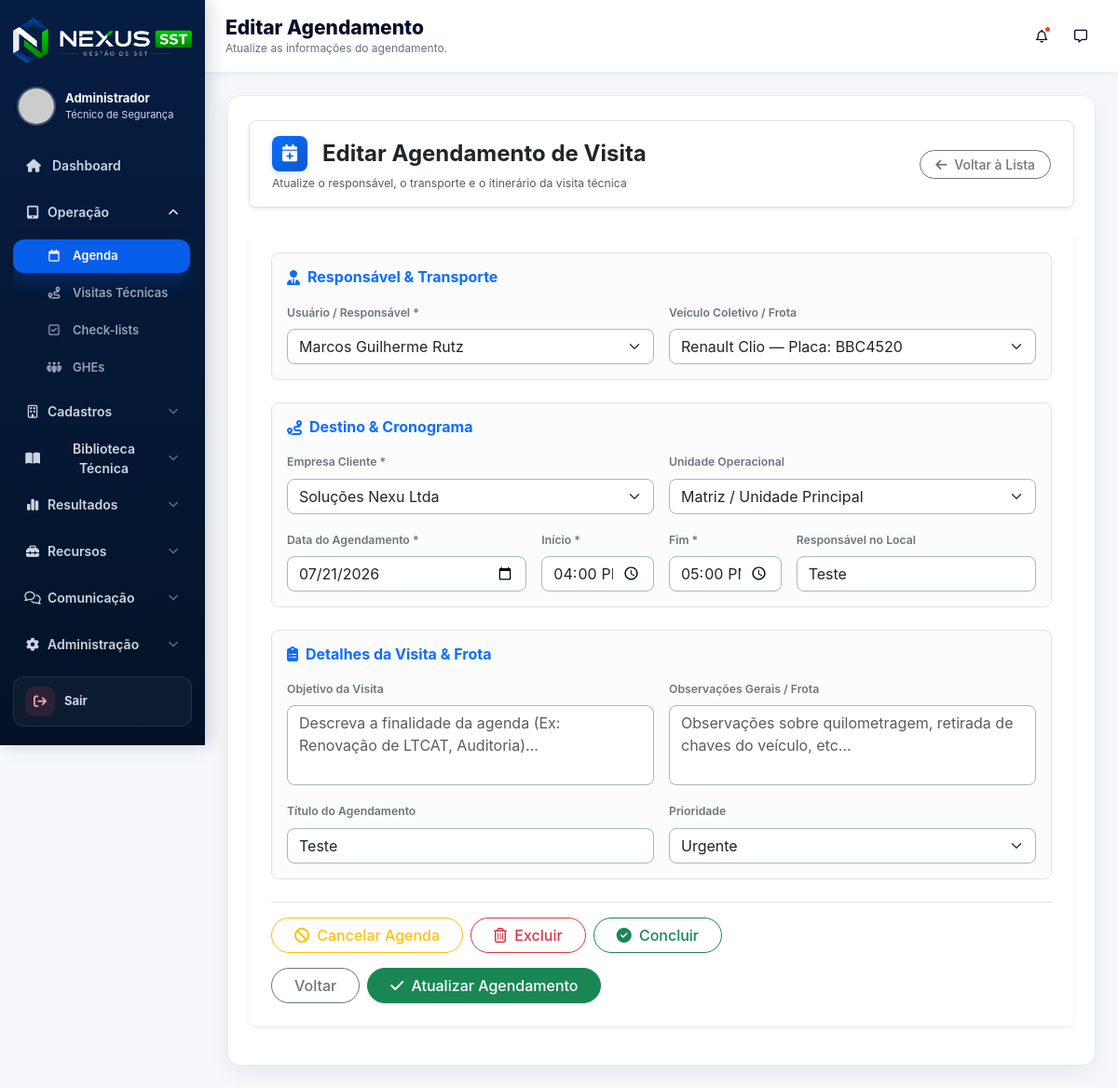
The page /nexus_sst/public/agenda/editar/26 (signed in) on the database its author committed.
### tables this page shows
CREATE TABLE `agendas` (
  `id` int NOT NULL AUTO_INCREMENT,
  `empresa_id` int NOT NULL,
  `unidade_id` int DEFAULT NULL,
  `tecnico_id` int NOT NULL,
  `veiculo_id` int DEFAULT NULL,
  `data_agendada` date NOT NULL,
  `hora_inicio` time DEFAULT NULL,
  `hora_fim` time DEFAULT NULL,
  `titulo` varchar(180) DEFAULT NULL,
  `objetivo` text,
  `observacoes` text,
  `responsavel_acompanhamento` varchar(150) DEFAULT NULL,
  `prioridade` enum('PADRAO','URGENTE','CRITICA') DEFAULT 'PADRAO',
  `status` enum('AGENDADO','CONFIRMADO','REAGENDADO','CANCELADO','CONCLUIDO','EXCLUIDO') DEFAULT 'AGENDADO',
  `visita_tecnica_id` int DEFAULT NULL,
  `criado_por` int DEFAULT NULL,
  `atualizado_por` int DEFAULT NULL,
  `cancelado_por` int DEFAULT NULL,
  `excluido_por` int DEFAULT NULL,
  `motivo_cancelamento` text,
  `motivo_exclusao` text,
  `criado_em` timestamp NULL DEFAULT CURRENT_TIMESTAMP,
  `atualizado_em` timestamp NULL DEFAULT NULL ON UPDATE CURRENT_TIMESTAMP,
  `cancelado_em` datetime DEFAULT NULL,
  `excluido_em` datetime DEFAULT NULL,
  PRIMARY KEY (`id`),
  KEY `idx_agendas_empresa` (`empresa_id`),
  KEY `idx_agendas_unidade` (`unidade_id`),
  KEY `idx_agendas_tecnico` (`tecnico_id`),
  KEY `idx_agendas_veiculo` (`veiculo_id`),
  KEY `idx_agendas_status` (`status`),
  KEY `idx_agendas_data` (`data_agendada`),
  KEY `idx_agendas_visita` (`visita_tecnica_id`),
  KEY `fk_agendas_criado_por` (`criado_por`),
  KEY `fk_agendas_atualizado_por` (`atualizado_por`),
  KEY `fk_agendas_cancelado_por` (`cancelado_por`),
  KEY `fk_agendas_excluido_por` (`excluido_por`),
  CONSTRAINT `fk_agendas_atualizado_por` FOREIGN KEY (`atualizado_por`) REFERENCES `usuarios` (`id`) ON DELETE SET NULL,
  CONSTRAINT `fk_agendas_cancelado_por` FOREIGN KEY (`cancelado_por`) REFERENCES `usuarios` (`id`) ON DELETE SET NULL,
  CONSTRAINT `fk_agendas_criado_por` FOREIGN KEY (`criado_por`) REFERENCES `usuarios` (`id`) ON DELETE SET NULL,
  CONSTRAINT `fk_agendas_empresa` FOREIGN KEY (`empresa_id`) REFERENCES `empresas` (`id`),
  CONSTRAINT `fk_agendas_excluido_por` FOREIGN KEY (`excluido_por`) REFERENCES `usuarios` (`id`) ON DELETE SET NULL,
  CONSTRAINT `fk_agendas_tecnico` FOREIGN KEY (`tecnico_id`) REFERENCES `usuarios` (`id`),
  CONSTRAINT `fk_agendas_unidade` FOREIGN KEY (`unidade_id`) REFERENCES `unidades` (`id`) ON DELETE SET NULL,
  CONSTRAINT `fk_agendas_veiculo` FOREIGN KEY (`veiculo_id`) REFERENCES `veiculos` (`id`) ON DELETE SET NULL,
  CONSTRAINT `fk_agendas_visita` FOREIGN KEY (`visita_tecnica_id`) REFERENCES `visitas_tecnicas` (`id`) ON DELETE SET NULL
);

### app/views/agenda/editar.php (the view, shortened to what the rows shown need)
<?php require_once dirname(__DIR__) . '/templates/header.php'; ?>
<?php
$agendamento = $agendamento ?? [];
$id = (int)($agendamento['id'] ?? 0);
$valor = static function (string $campo, string $padrao = '') use ($agendamento): string {
    return htmlspecialchars(
        (string)($agendamento[$campo] ?? $padrao),
        ENT_QUOTES,
        'UTF-8'
    );
};
?>
<div class="panel">
    <form
        id="formEditarAgenda"
        action="<?= BASE_URL ?>/agenda/atualizar/<?= $id ?>"
        method="POST"
        class="row g-3 needs-validation"
        novalidate
    >
        <div class="container py-4">
            <div class="card shadow-sm border-0 rounded-3">
                <div class="card-body p-4">
                    <div class="border rounded-3 p-3 mb-4 bg-light-subtle">
                        <div class="row g-3">
                            <div class="col-12 col-md-6">
                                <label
                                    for="unidade_id"
                                    class="form-label fw-semibold text-secondary small"
                                >
                                    Unidade Operacional
                                </label>
                                <select
                                    name="unidade_id"
                                    id="unidade_id"
                                    class="form-select rounded-3 border-dark-subtle"
                                >
                                    <option
                                        value=""
                                        <?= empty($agendamento['unidade_id']) ? 'selected' : '' ?>
                                    >
                                        Matriz / Unidade Principal
                                    </option>
                                </select>
                            </div>
                            <div class="col-12 col-md-4">
                                <label
                                    for="data_agendada"
                                    class="form-label fw-semibold text-secondary small"
                                >
                                    Data do Agendamento *
                                </label>
                                <input
                                    type="date"
                                    name="data_agendada"
                                    id="data_agendada"
                                    class="form-control rounded-3 border-dark-subtle"
                                    value="<?= $valor('data_agendada') ?>"
                                    required
                                >
                            </div>
                            <div class="col-12 col-md-2">
                                <label
                                    for="hora_inicio"
                                    class="form-label fw-semibold text-secondary small"
                                >
                                    Início *
                                </label>
                                <input
                                    type="time"
                                    name="hora_inicio"
                                    id="hora_inicio"
                                    class="form-control rounded-3 border-dark-subtle"
                                    value="<?= !empty($agendamento['hora_inicio']) ? htmlspecialchars(substr((string)$agendamento['hora_inicio'], 0, 5)) : '' ?>"
                                    required
                                >
                            </div>
                            <div class="col-12 col-md-2">
                                <label
                                    for="hora_fim"
                                    class="form-label fw-semibold text-secondary small"
                                >
                                    Fim *
                                </label>
                                <input
                                    type="time"
                                    name="hora_fim"
                                    id="hora_fim"
                                    class="form-control rounded-3 border-dark-subtle"
                                    value="<?= !empty($agendamento['hora_fim']) ? htmlspecialchars(substr((string)$agendamento['hora_fim'], 0, 5)) : '' ?>"
                                    required
                                >
                            </div>
                            <div class="col-12 col-md-4">
                                <label
                                    for="responsavel_acompanhamento"
                                    class="form-label fw-semibold text-secondary small"
                                >
                                    Responsável no Local
                                </label>
                                <input
                                    type="text"
                                    name="responsavel_acompanhamento"
                                    id="responsavel_acompanhamento"
                                    class="form-control rounded-3 border-dark-subtle"
                                    maxlength="150"
                                    value="<?= $valor('responsavel_acompanhamento') ?>"
                                    placeholder="Ex: Gerente de RH, Engenheiro"
                                >
                            </div>
                        </div>
                    </div>
                    <div class="border rounded-3 p-3 mb-4 bg-light-subtle">
                        <div class="row g-3">
                            <div class="col-12 col-md-6">
                                <label
                                    for="titulo"
                                    class="form-label fw-semibold text-secondary small"
                                >
                                    Título do Agendamento
                                </label>
                                <input
                                    type="text"
                                    name="titulo"
                                    id="titulo"
                                    class="form-control rounded-3 border-dark-subtle"
                                    maxlength="150"
                                    value="<?= $valor('titulo') ?>"
                                    placeholder="Ex: Levantamento de riscos ocupacionais"
                                >
                            </div>
                        </div>
                    </div>
                </div>
            </div>
        </div>
    </form>
</div>
<?php require_once dirname(__DIR__) . '/templates/footer.php'; ?>

### rows shown on the page
agendas: unidade_id "Matriz / Unidade Principal", data_agendada "07/21/2026", hora_inicio "16:00", hora_fim "17:00", responsavel_acompanhamento "Teste", titulo "Teste"

### other values the page prints
$usuario "Administrador"
$pageTitle "Editar Agendamento"
$pageSubtitle "Atualize as informações do agendamento."
form field tecnico_id "Marcos Guilherme Rutz"
form field veiculo_id "Renault Clio — Placa: BBC4520"
form field empresa_id "Soluções Nexu Ltda"
